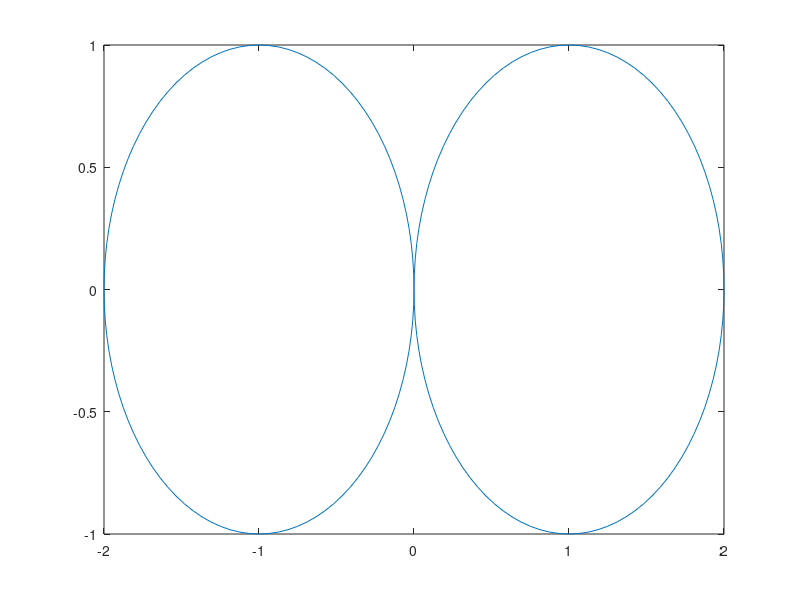

This chart was generated by the following MATLAB code: (Note: this script raises an error after producing the figure.)
clear;

tt = 0:(2*pi*0.01):(2*pi)

%Left circle
xL = -cos(tt)-1;
yL = sin(tt);

%Right circle
xR = -cos(tt)+1;
yR = sin(tt);

plot(xR,yR);

%Attach 
leftTopX = xL(1:floor(0.5*length(xL)));
rightTopX = xR(1:floor(0.5*length(xR)));

rightBottomX = xR(ceil(0.5*length(xR)):length(xR));
leftBottomX = xL(ceil(0.5*length(xL)):length(xL));

leftTopY = yL(1:floor(0.5*length(yL)));
rightTopY = yR(1:floor(0.5*length(yR)));

rightBottomY = yR(ceil(0.5*length(yR)):length(yR));
leftBottomY = yR(ceil(0.5*length(yL)):length(yL));

x1 = [leftTopX rightTopX rightBottomX leftBottomX];
y1 = [leftTopY rightTopY rightBottomY leftBottomY];

x2 = [leftTopX flip(rightBottomX) flip(rightTopX) leftBottomX];
y2 = [leftTopY flip(rightBottomY) flip(rightTopY) leftBottomY];


plot(x1,y1);

animateLinePath(x1,y1,5);

animateLinePath(x2,y2,5);
%}

fourierX1 = (fft(x1));
fourierY1 = (fft(y1));
fourierX2 = (fft(x2));
fourierY2 = (fft(y2));


subplot(3,1,1);
plot(fourierY1(1:(length(fourierY1)/7)));
title("DFT for Y of Line 1");
hold on;
plot(fourierY2(1:(length(fourierY2)/7)));
title("DFT for Y");
hold off;

subplot(3,1,2);
plot(abs(fourierY1(1:(length(fourierX1)/7))));
title("Magnitude of DFT for Y of Line 1");
hold on;
plot(abs(fourierY2(1:(length(fourierX2)/7))));
title("Magnitude of DFT for Y of Line 2");
hold off;

subplot(3,1,3);
plot(angle(fourierY2(1:(length(fourierY2)/7))));
title("Angle of DFT for Y of Line 2");
hold on;
plot(angle(fourierY2(1:(length(fourierY2)/7))));
title("Phase of DFT for Y");
hold off;

clc;
junk = input("This is the x and y DFTs.");


% Take the max of 